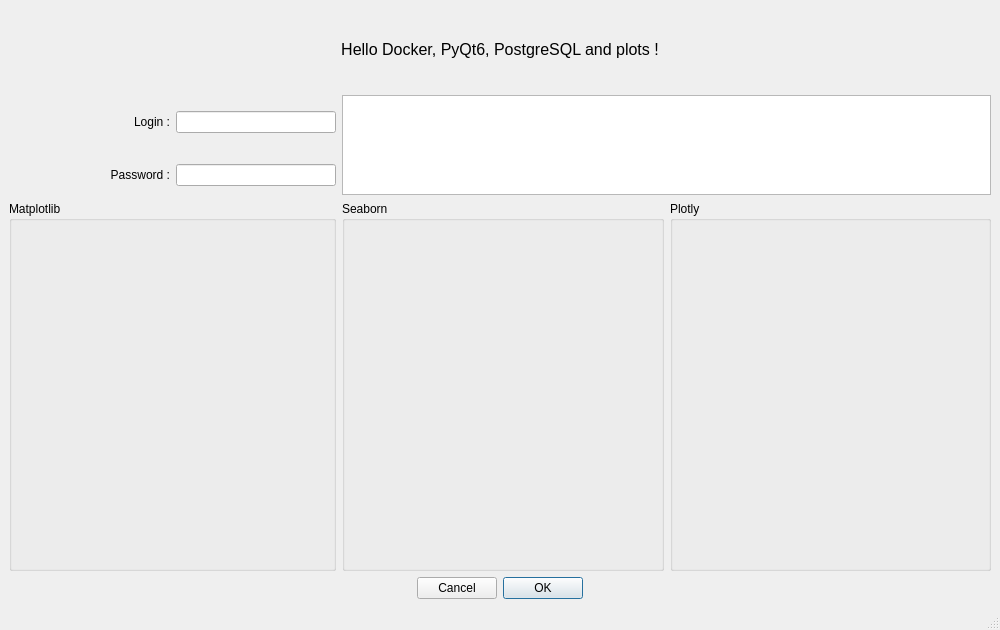
<?xml version="1.0" encoding="UTF-8"?>
<ui version="4.0">
 <class>MainWindow</class>
 <widget class="QMainWindow" name="MainWindow">
  <property name="geometry">
   <rect>
    <x>0</x>
    <y>0</y>
    <width>1000</width>
    <height>630</height>
   </rect>
  </property>
  <property name="minimumSize">
   <size>
    <width>1000</width>
    <height>630</height>
   </size>
  </property>
  <property name="maximumSize">
   <size>
    <width>1000</width>
    <height>630</height>
   </size>
  </property>
  <property name="windowTitle">
   <string>docker-pyqt6</string>
  </property>
  <widget class="QWidget" name="centralwidget">
   <layout class="QGridLayout" name="gridLayout" columnstretch="1,1,2,1,1">
    <item row="1" column="0">
     <widget class="QLabel" name="label_login">
      <property name="minimumSize">
       <size>
        <width>80</width>
        <height>0</height>
       </size>
      </property>
      <property name="maximumSize">
       <size>
        <width>16777215</width>
        <height>16777215</height>
       </size>
      </property>
      <property name="layoutDirection">
       <enum>Qt::LeftToRight</enum>
      </property>
      <property name="text">
       <string>Login :</string>
      </property>
      <property name="alignment">
       <set>Qt::AlignRight|Qt::AlignTrailing|Qt::AlignVCenter</set>
      </property>
     </widget>
    </item>
    <item row="1" column="1">
     <widget class="QLineEdit" name="lineEdit_login">
      <property name="maximumSize">
       <size>
        <width>200</width>
        <height>16777215</height>
       </size>
      </property>
     </widget>
    </item>
    <item row="1" column="2" rowspan="2" colspan="3">
     <widget class="QTextBrowser" name="textBrowser_phrase">
      <property name="minimumSize">
       <size>
        <width>0</width>
        <height>100</height>
       </size>
      </property>
      <property name="maximumSize">
       <size>
        <width>16777215</width>
        <height>100</height>
       </size>
      </property>
     </widget>
    </item>
    <item row="2" column="0">
     <widget class="QLabel" name="label_password">
      <property name="minimumSize">
       <size>
        <width>80</width>
        <height>0</height>
       </size>
      </property>
      <property name="text">
       <string>Password :</string>
      </property>
      <property name="alignment">
       <set>Qt::AlignRight|Qt::AlignTrailing|Qt::AlignVCenter</set>
      </property>
     </widget>
    </item>
    <item row="2" column="1">
     <widget class="QLineEdit" name="lineEdit_password">
      <property name="maximumSize">
       <size>
        <width>200</width>
        <height>16777215</height>
       </size>
      </property>
     </widget>
    </item>
    <item row="3" column="0" colspan="2">
     <widget class="QGroupBox" name="groupBox_matplotlib">
      <property name="title">
       <string>Matplotlib</string>
      </property>
      <layout class="QVBoxLayout" name="verticalLayout">
       <item>
        <widget class="MplWidget" name="widget_matplotlib" native="true"/>
       </item>
      </layout>
     </widget>
    </item>
    <item row="3" column="2">
     <widget class="QGroupBox" name="groupBox_seaborn">
      <property name="title">
       <string>Seaborn</string>
      </property>
      <layout class="QVBoxLayout" name="verticalLayout_2">
       <item>
        <widget class="QWidget" name="widget_seaborn" native="true"/>
       </item>
      </layout>
     </widget>
    </item>
    <item row="3" column="3" colspan="2">
     <widget class="QGroupBox" name="groupBox_plotly">
      <property name="title">
       <string>Plotly</string>
      </property>
      <layout class="QVBoxLayout" name="verticalLayout_4">
       <item>
        <layout class="QVBoxLayout" name="verticalLayout_plotly"/>
       </item>
      </layout>
     </widget>
    </item>
    <item row="0" column="0" colspan="5">
     <widget class="QLabel" name="label_title">
      <property name="minimumSize">
       <size>
        <width>0</width>
        <height>80</height>
       </size>
      </property>
      <property name="maximumSize">
       <size>
        <width>16777215</width>
        <height>80</height>
       </size>
      </property>
      <property name="font">
       <font>
        <pointsize>12</pointsize>
       </font>
      </property>
      <property name="text">
       <string>Hello Docker, PyQt6, PostgreSQL and plots !</string>
      </property>
      <property name="alignment">
       <set>Qt::AlignCenter</set>
      </property>
     </widget>
    </item>
    <item row="4" column="0" colspan="5">
     <widget class="QDialogButtonBox" name="buttonBox">
      <property name="maximumSize">
       <size>
        <width>16777215</width>
        <height>16777215</height>
       </size>
      </property>
      <property name="cursor">
       <cursorShape>PointingHandCursor</cursorShape>
      </property>
      <property name="layoutDirection">
       <enum>Qt::RightToLeft</enum>
      </property>
      <property name="orientation">
       <enum>Qt::Horizontal</enum>
      </property>
      <property name="standardButtons">
       <set>QDialogButtonBox::Cancel|QDialogButtonBox::Ok</set>
      </property>
      <property name="centerButtons">
       <bool>true</bool>
      </property>
     </widget>
    </item>
   </layout>
  </widget>
  <widget class="QMenuBar" name="menubar">
   <property name="geometry">
    <rect>
     <x>0</x>
     <y>0</y>
     <width>1000</width>
     <height>20</height>
    </rect>
   </property>
  </widget>
  <widget class="QStatusBar" name="statusbar"/>
 </widget>
 <customwidgets>
  <customwidget>
   <class>MplWidget</class>
   <extends>QWidget</extends>
   <header location="global">src.ui.mplwidget</header>
   <container>1</container>
  </customwidget>
 </customwidgets>
 <resources/>
 <connections/>
</ui>
